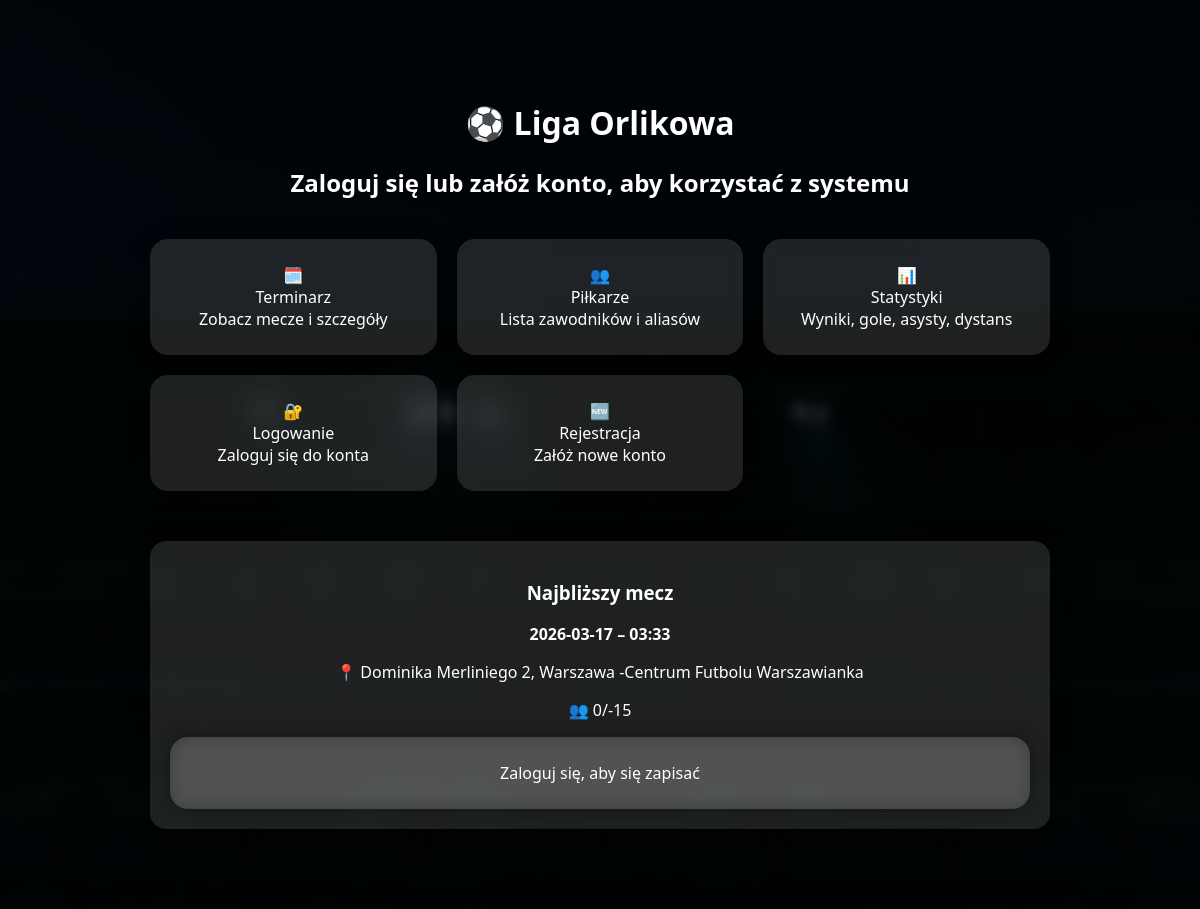
Before: / with the older database file.
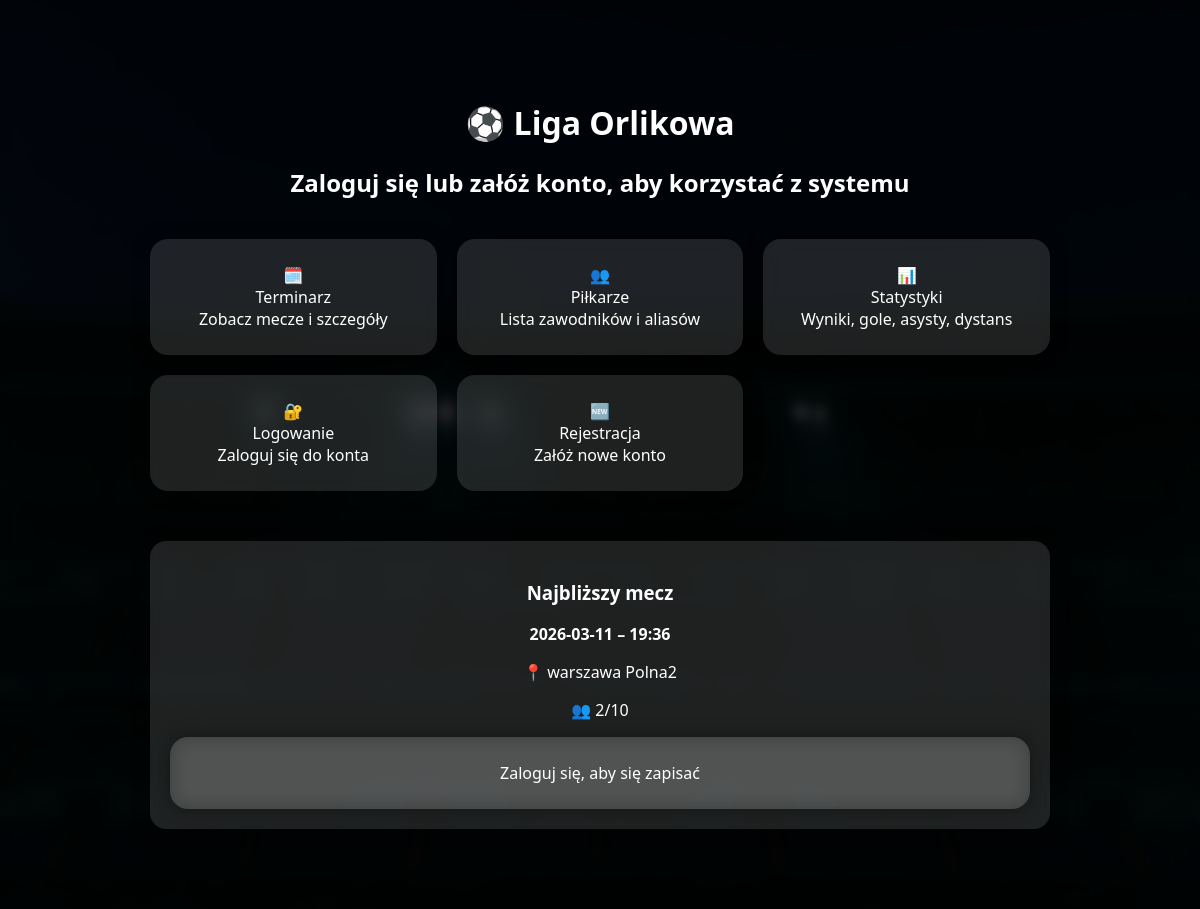
After: the same page with the newer database file.
### tables this page shows
CREATE TABLE matches (
            id INTEGER PRIMARY KEY AUTOINCREMENT,
            match_date TEXT NOT NULL,
            match_time TEXT NOT NULL,
            location TEXT NOT NULL,
            max_slots INTEGER NOT NULL,
            signed_up INTEGER NOT NULL DEFAULT 0
        , played INTEGER NOT NULL DEFAULT 0);

### app.py (the view, shortened to what this page needs)
@app.route("/")
def home():
    conn = get_db()
    next_match = conn.execute(
        "SELECT * FROM matches WHERE match_date >= date('now') ORDER BY match_date, match_time LIMIT 1"
    ).fetchone()
    user_signed = False
    conn.close()
    return render_template("index.html", next_match=next_match, user_signed=user_signed)

### app.py (called while the page is built)
def get_db():
    conn = sqlite3.connect("database.db")
    conn.row_factory = sqlite3.Row
    return conn

### templates/index.html (shortened to what this page needs)
<!DOCTYPE html>
<html lang="pl">
<head>
</head>
<body>
<div class="overlay"></div>
<div class="container">
    <h1>⚽ Liga Orlikowa</h1>
    {% if session.user_id %}
    <h2>Wybierz, co chcesz zrobić</h2>
    {% else %}
    <h2>Zaloguj się lub załóż konto, aby korzystać z systemu</h2>
    {% endif %}
    <div class="grid">
        <a href="/terminarz" class="tile">
            <div class="tile-icon">🗓️</div>
            <div class="tile-title">Terminarz</div>
            <div class="tile-desc">Zobacz mecze i szczegóły</div>
        </a>
        <a href="/pilkarze" class="tile">
            <div class="tile-icon">👥</div>
            <div class="tile-title">Piłkarze</div>
            <div class="tile-desc">Lista zawodników i aliasów</div>
        </a>
        <a href="/statystyki" class="tile">
            <div class="tile-icon">📊</div>
            <div class="tile-title">Statystyki</div>
            <div class="tile-desc">Wyniki, gole, asysty, dystans</div>
        </a>
        {% if not session.user_id %}
        <a href="/login" class="tile">
            <div class="tile-icon">🔐</div>
            <div class="tile-title">Logowanie</div>
            <div class="tile-desc">Zaloguj się do konta</div>
        </a>
        <a href="/register" class="tile">
            <div class="tile-icon">🆕</div>
            <div class="tile-title">Rejestracja</div>
            <div class="tile-desc">Załóż nowe konto</div>
        </a>
        {% endif %}
    </div>
    {% if next_match %}
    <div class="next-match">
        <h3>Najbliższy mecz</h3>
        <p><strong>{{ next_match.match_date }} – {{ next_match.match_time }}</strong></p>
        <p>📍 {{ next_match.location }}</p>
        <p>👥 {{ next_match.signed_up }}/{{ next_match.max_slots }}</p>
        {% if session.user_id %}
        {% if user_signed %}
        <div class="tile" style="margin-top:10px; background:#3498db; cursor:default;">
            Jesteś zapisany na ten mecz
        </div>
        {% else %}
        <div class="tile" style="margin-top:10px; background:#2ecc71;"
             onclick="signupFromHome({{ next_match.id }}, '{{ next_match.match_date }}', '{{ next_match.match_time }}', '{{ next_match.location }}')">
            Zapisz się na mecz
        </div>
        {% endif %}
        {% else %}
        <a href="/login" class="tile" style="margin-top:10px;">Zaloguj się, aby się zapisać</a>
        {% endif %}
    </div>
    {% endif %}
</div>
</body>
</html>

### templates/index.html (style rules this page uses)
body { margin: 0; padding: 0; font-family: "Segoe UI", Arial, sans-serif; color: #fff; background-image: url('/static/stadium.jpg'); background-size: cover; background-position: center; background-repeat: no-repeat; }
.overlay { position: fixed; inset: 0; background: rgba(0,0,0,0.65); backdrop-filter: blur(6px); z-index: -1; }
.container { max-width: 900px; margin: 60px auto; padding: 20px; text-align: center; }
.tile { background: rgba(255,255,255,0.12); padding: 25px; border-radius: 18px; backdrop-filter: blur(10px); box-shadow: 0 0 18px rgba(0,0,0,0.4); cursor: pointer; transition: 0.25s ease; text-decoration: none; color: #fff; display: block; transform: translateY(0); }
.grid { display: grid; grid-template-columns: repeat(auto-fit, minmax(220px, 1fr)); gap: 20px; margin-top: 40px; }
.next-match { margin-top: 50px; padding: 20px; background: rgba(255,255,255,0.12); border-radius: 16px; backdrop-filter: blur(10px); box-shadow: 0 0 18px rgba(0,0,0,0.4); }

Changed rows visible on the page:
no longer on this page (row unchanged): matches: match_date "2026-03-17", match_time "03:33", location "Dominika Merliniego 2, Warszawa -Centrum Futbolu Warszawianka", signed_up "0", max_slots "-15"
added matches: match_date "2026-03-11", match_time "19:36", location "warszawa Polna2", signed_up "2", max_slots "10"
